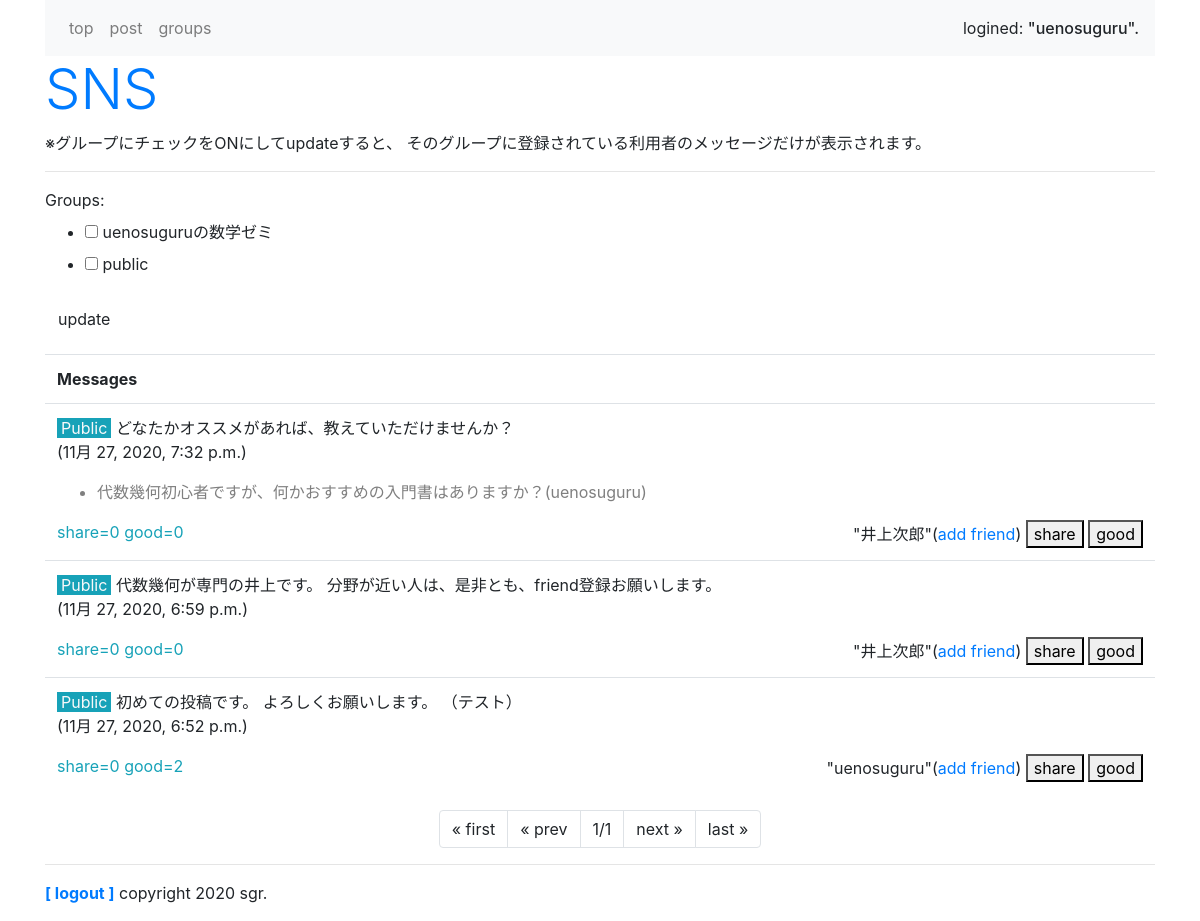
The page /sns/ (signed in) on the database its author committed.
### sns/models.py (models this page shows)
class Message(models.Model):
  owner = models.ForeignKey(User, on_delete=models.CASCADE, related_name='message_owner')
  group = models.ForeignKey('Group',on_delete=models.CASCADE)
  content = models.TextField(max_length=1000)
  share_id = models.IntegerField(default=-1)
  good_count = models.IntegerField(default=0)
  share_count = models.IntegerField(default=0)
  put_date = models.DateTimeField(auto_now_add=True)
  def __str__(self):
    return str(self.content) + '(' + str(self.owner) + ')'
  def get_share(self):
    return Message.objects.get(id=self.share_id)
  class Meta:
    ordering = ('-put_date',)

### sns/views.py (the view)
# urls.py: path('', views.index, name = "index"),
@login_required(login_url='/admin/login/')
def index(request, page=1):
  (public_user, public_group) = get_public()
  if request.method == 'POST':
    checkform = GroupCheckForm(request.user, request.POST)
    glist = []
    for item in request.POST.getlist('groups'):
      glist.append(item)
    messages = get_your_group_message(request.user, glist, page)
  else:
    checkform = GroupCheckForm(request.user)
    gps = Group.objects.filter(owner=request.user)
    glist = [public_group.title]
    for item in gps:
      glist.append(item)
    messages = get_your_group_message(request.user, glist, page)
  params = {
    'login_user':request.user,
    'contents':messages,
    'check_form':checkform,
  }
  return render(request, 'sns/index.html', params)

### sns/forms.py
class GroupCheckForm(forms.Form):
  def __init__(self, user, *args, **kwargs):
    super(GroupCheckForm, self).__init__(*args, **kwargs)
    public = User.objects.filter(username='public').first()
    self.fields['groups'] = forms.MultipleChoiceField(choices=[(item.title, item.title) for item in Group.objects.filter(owner__in=[user, public])], widget=forms.CheckboxSelectMultiple(),)

### sns/models.py (called while the page is built)
  def __str__(self):
    return '<' + self.title + '(' + str(self.owner) + ')>'

### sns/views.py (called while the page is built)
def get_your_group_message(owner, glist, page):
  page_num = 10 #1ページあたりの表示数
  (public_user, public_group) = get_public()
  groups = Group.objects.filter(Q(owner=owner)|Q(owner=public_user)).filter(title__in=glist)
  me_friens = Friend.objects.filter(group__in=groups)
  me_users = []
  for f in me_friens:
    me_users.append(f.user)
  his_groups = Group.objects.filter(owner__in=me_users)
  his_friends = Friend.objects.filter(user=owner).filter(group__in=his_groups)
  me_groups = []
  for hf in his_friends:
    me_groups.append(hf.group)
  messages = Message.objects.filter(Q(group__in=groups)|Q(group__in=me_groups))
  page_item = Paginator(messages, page_num)
  return page_item.get_page(page)

def get_public():
  public_user = User.objects.filter(username='public').first()
  public_group = Group.objects.filter(owner=public_user).first()
  return (public_user, public_group)

### sns/templates/sns/index.html (shortened to what this page needs)
{% extends 'sns/layout.html' %}
{% block header %}
<h1 class="display-4 text-primary">SNS</h1>
<p>※グループにチェックをONにしてupdateすると、
  そのグループに登録されている利用者のメッセージだけが表示されます。
</p>
{% endblock %}
{% block content %}
<hr>
<div>
  <form action="{% url 'index' %}" method="POST" name="group_form">
    {{ check_form }}
    <div>
      <button class="btn rtn-primary">update</button>
    </div>
  </form>
</div>
<table class="table mt-3">
  <tr><th>Messages</th></tr>
  {% for item in contents %}
  <tr><td>
    <p class="my-0">
      {% if item.group.title == 'public' %}
      <span class="bg-info text-light px-1">Public</span>
      {% else %}
      <span class="bg-info text-light px-1">{{ item.group.title }}</span>
      {% endif %}
      {{ item.content }}
    </p>
    <p>({{ item.put_date }})</p>
    {% if item.share_id > 0 %}
    <ul><li class="text-black-50">{{item.get_share}}</li></ul>
    {% endif %}
    <span class="float-left text-info">share={{ item.share_count }} good={{ item.good_count }}</span>
    <span class="float-right">
      "{{ item.owner }}"(<a href="{% url 'add' %}?name={{item.owner}}">add friend</a>)
      <a href="{% url 'share' item.id %}"><button class="py-0">share</button></a>
      <a href="{% url 'good' item.id %}"><button class="py-0">good</button></a>
    </span>
  </td></tr>
  {% endfor %}
</table>
<ul class="pagination justify-content-center">
  {% if contents.has_previous %}
    <li class="page-item"><a href="javascript:sendGroupForm(1);" class="page-link">&laquo; first</a></li>
    <li class="page-item"><a href="javascript:sendGroupForm({{ contents.previous_page_number }});" class="page-link">&laquo; prev</a></li>
    {% else %}
    <li class="page-item"><a class="page-link">&laquo; first</a></li>
    <li class="page-item"><a class="page-link">&laquo; prev</a></li>
    {% endif %}
    <li class="page-item"><a class="page-link">{{contents.number}}/{{contents.paginator.num_pages}}</a></li>
    {% if contents.has_next %}
    <li class="page-item"><a href="javascript:sendGroupForm({{contents.next_page_number}});" class="page-link">next &raquo;</a></li>
    <li class="page-item"><a href="javascript:sendGroupForm({{contents.paginator.num_pages}});" class="page-link">last &raquo;</a></li>
    {% else %}
    <li class="page-item"><a class="page-link">next &raquo;</a></li>
    <li class="page-item"><a class="page-link">last &raquo;</a></li>
    {% endif %}
</ul>
{% endblock %}

### sns/templates/sns/layout.html (shortened to what this page needs)
{% load static %}
<!DOCTYPE html>
<html lang="ja">
  <head>
    <link rel="stylesheet" href="https://stackpath.bootstrapcdn.com/bootstrap/4.2.1/css/bootstrap.min.css">
  </head>
  <body class="container">
    <nav class="navbar navbar-expand navbar-light bg-light">
      <ul class="navbar-nav mr-auto">
        <li class="nav-item"><a href="{% url 'index' %}" class="nav-link">top</a></li>
        <li class="nav-item"><a href="{% url 'post' %}" class="nav-link">post</a></li>
        <li class="nav-item"><a href="{% url 'groups' %}" class="nav-link">groups</a></li>
      </ul>
      <span>logined: <span class="h6">"{{login_user}}".</span></span>
    </nav>
    <div>{% block header %}{% endblock %}</div>
    <div class="content">{% block content %}{% endblock %}</div>
    <hr>
    <div class="my-3">
      <span class="font-weight-bold"><a href="/admin/logout?next=/sns/">[ logout ]</a></span>
      <span class="flout-right">copyright 2020 sgr.</span>
    </div>
  </body>
</html>

### rows shown on the page
Message: shows "Public", content "どなたかオススメがあれば、教えていただけませんか？", put_date "11月 27, 2020, 7:32 p.m.", get_share "代数幾何初心者ですが、何かおすすめの入門書はありますか？(uenosuguru)", share_count "0", good_count "0", owner "井上次郎"
Message: shows "Public", content "代数幾何が専門の井上です。 分野が近い人は、是非とも、friend登録お願いします。", put_date "11月 27, 2020, 6:59 p.m.", share_count "0", good_count "0", owner "井上次郎"
Message: shows "Public", content "初めての投稿です。 よろしくお願いします。 （テスト）", put_date "11月 27, 2020, 6:52 p.m.", share_count "0", good_count "2", owner "uenosuguru"

### other values the page prints
{{ login_user }} "uenosuguru"
{{ contents.number }} "1"
{{ contents.paginator.num_pages }} "1"
